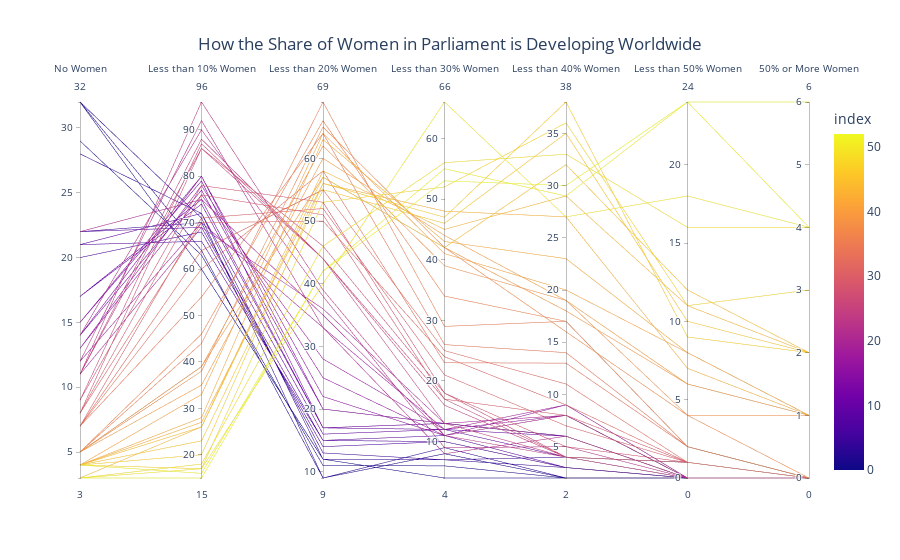

Notebook code for this chart:
### Code cell
fig = px.parallel_coordinates(
    df1,
    dimensions=['number_nowomen_vdem_owid', 'number_less10women_vdem_owid', 'number_less20women_vdem_owid', 
                'number_less30women_vdem_owid', 'number_less40women_vdem_owid', 'number_less50women_vdem_owid', 'number_more50women_vdem_owid'],
    color=df1.index,
    labels={'number_nowomen_vdem_owid': 'No Women',
    'number_less10women_vdem_owid': 'Less than 10% Women',
    'number_less20women_vdem_owid': 'Less than 20% Women',
    'number_less30women_vdem_owid': 'Less than 30% Women',
    'number_less40women_vdem_owid': 'Less than 40% Women',
    'number_less50women_vdem_owid': 'Less than 50% Women',
    'number_more50women_vdem_owid': '50% or More Women'})

# Customize the plot layout
fig.update_layout(
    title='How the Share of Women in Parliament is Developing Worldwide',
    title_x=0.5,  
    margin=dict(t=100),  
)

fig.show()

### Figure 1 — Plotly figure (JSON) as saved in the notebook; plotly's stock layout.template omitted (floating-point values rounded to 4 significant figures)
{"data": [{"dimensions": [{"label": "No Women", "values": [32, 29, 32, 32, 28, 22, 20, 21, 22, 21, 17, 17, 15, 14, 14, 15, 13, 13, 12, 11, 22, 12, 14, 11, 11, 11, 9, 8, 9, 8, 7, 8, 7, 7, 7, 5, 5, 5, 5, 5, 5, 4, 4, 4, 3, 4, 4, 4, 4, 3, 3, 4, 3]}, {"label": "Less than 10% Women", "values": [60, 63, 64, 71, 72, 70, 68, 66, 69, 72, 74, 75, 79, 77, 80, 80, 78, 76, 70, 69, 75, 92, 90, 96, 88, 86, 87, 86, 78, 76, 71, 70, 64, 60, 54, 44, 46, 38, 39, 39, 35, 33, 28, 27, 26, 26, 23, 20, 17, 18, 17, 16, 15]}, {"label": "Less than 20% Women", "values": [12, 11, 9, 9, 12, 13, 14, 15, 15, 16, 17, 17, 17, 20, 20, 22, 25, 28, 33, 36, 35, 33, 38, 39, 44, 44, 44, 46, 53, 51, 52, 50, 55, 58, 64, 69, 66, 65, 62, 57, 60, 64, 63, 56, 58, 57, 55, 56, 53, 46, 40, 42, 42]}, {"label": "Less than 30% Women", "values": [4, 6, 8, 9, 7, 7, 10, 10, 11, 12, 12, 13, 13, 13, 13, 11, 11, 12, 12, 13, 11, 8, 9, 11, 13, 16, 17, 18, 18, 17, 21, 24, 25, 23, 26, 29, 34, 42, 39, 42, 44, 41, 43, 48, 45, 42, 46, 47, 52, 56, 66, 55, 53]}, {"label": "Less than 40% Women", "values": [2, 2, 2, 2, 3, 4, 3, 3, 3, 4, 6, 6, 6, 6, 6, 8, 9, 8, 9, 8, 8, 6, 5, 4, 4, 4, 4, 4, 5, 8, 7, 9, 11, 13, 14, 17, 17, 16, 19, 18, 19, 20, 23, 27, 29, 32, 35, 38, 36, 33, 27, 29, 30]}, {"label": "Less than 50% Women", "values": [0, 0, 0, 0, 0, 0, 0, 0, 0, 0, 0, 0, 0, 0, 0, 0, 0, 0, 0, 0, 0, 0, 0, 0, 1, 1, 1, 1, 1, 1, 1, 1, 1, 2, 2, 2, 2, 4, 4, 6, 6, 8, 8, 7, 11, 12, 10, 9, 11, 16, 18, 24, 24]}, {"label": "50% or More Women", "values": [0, 0, 0, 0, 0, 0, 0, 0, 0, 0, 0, 0, 0, 0, 0, 0, 0, 0, 0, 0, 0, 0, 0, 0, 0, 0, 0, 0, 0, 0, 0, 0, 0, 0, 0, 0, 0, 0, 1, 1, 1, 1, 1, 1, 2, 2, 2, 2, 3, 4, 4, 4, 6]}], "domain": {"x": [0, 1], "y": [0, 1]}, "line": {"color": [0, 1, 2, 3, 4, 5, 6, 7, 8, 9, 10, 11, 12, 13, 14, 15, 16, 17, 18, 19, 20, 21, 22, 23, 24, 25, 26, 27, 28, 29, 30, 31, 32, 33, 34, 35, 36, 37, 38, 39, 40, 41, 42, 43, 44, 45, 46, 47, 48, 49, 50, 51, 52], "coloraxis": "coloraxis"}, "name": "", "type": "parcoords"}], "layout": {"coloraxis": {"colorbar": {"title": {"text": "index"}}, "colorscale": [[0, "#0d0887"], [0.1111, "#46039f"], [0.2222, "#7201a8"], [0.3333, "#9c179e"], [0.4444, "#bd3786"], [0.5556, "#d8576b"], [0.6667, "#ed7953"], [0.7778, "#fb9f3a"], [0.8889, "#fdca26"], [1, "#f0f921"]]}, "legend": {"tracegroupgap": 0}, "margin": {"t": 100}, "title": {"text": "How the Share of Women in Parliament is Developing Worldwide", "x": 0.5}}}
